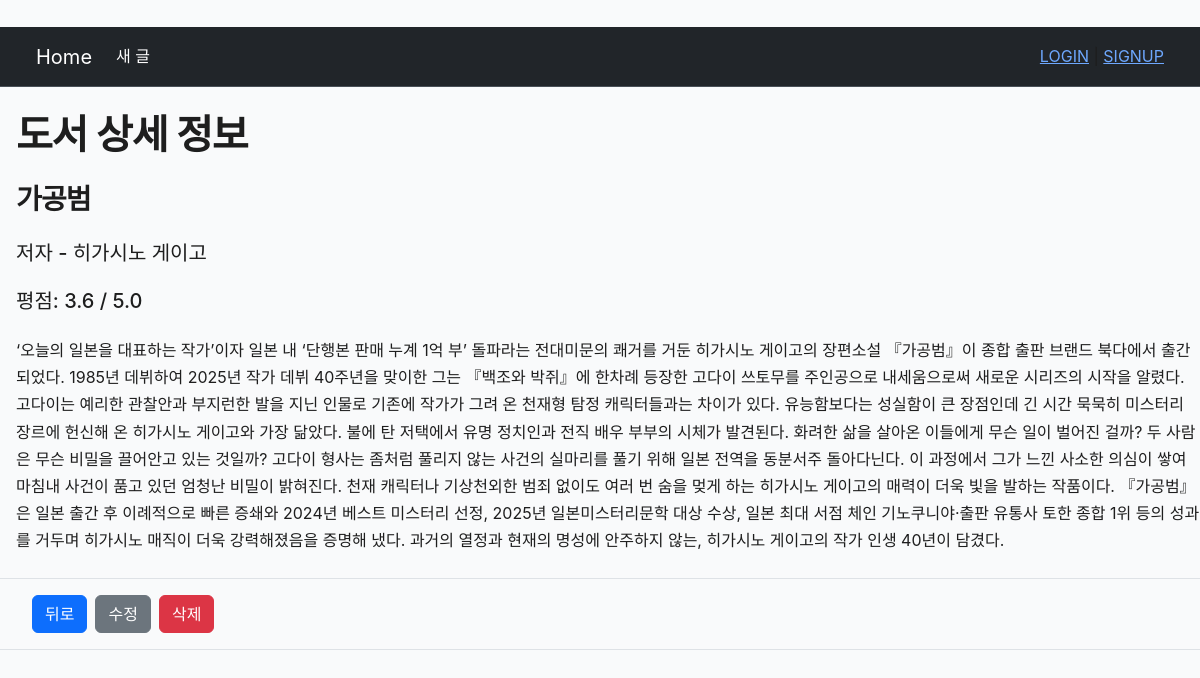
Screenshot of /books/4/ with the database file from the repository.
### books/models.py (models this page shows, shortened)
class Book(models.Model):
    title = models.CharField()
    content = models.TextField()
    rating = models.FloatField()
    author = models.CharField()

### books/views.py (the view)
# urls.py: path('<int:id>/', views.detail, name='detail'),
def detail(request, id):
    book = Book.objects.get(id=id)
    context = {
        'book': book,
    }
    return render(request, "books/detail.html", context)

### books/templates/books/detail.html (shortened to what this page needs)
﻿{% extends "base.html" %}
{% block content %}
    <h1 class='my-4 ms-3'>도서 상세 정보</h1>
    <h3 class='my-4 ms-3'>{{ book.title }} </h3>
    <h5 class='my-4 ms-3'>저자 - {{ book.author }}</h5>
    <h5 class='my-4 ms-3'>평점: {{book.rating}} / 5.0</h5>
    <p class='my-4 ms-3'>{{ book.content }}</p>
    <div class='border-top border-bottom'>
    <div class="d-flex gap-2 ms-3 mb-3 mt-3">
        <a href="{% url 'books:index' %}" class="ms-3 my-0">
          <button class="btn btn-primary">뒤로</button>
        </a>
        <a href="{% url 'books:update' book.id %}" class='my-0'>
            <button class="btn btn-secondary">수정</button>
        </a>
        <form action="{% url 'books:delete' book.id %}" method="POST" class='my-0'>
            <button class="btn btn-danger">삭제</button>
        </form>
    </div>
    </div>
{% endblock content %}

### layout/base.html (style rules this page uses)
body { font-family: 'Pretendard', -apple-system, BlinkMacSystemFont, system-ui, Roboto, 'Helvetica Neue', sans-serif; color: #1e1e1e; background-color: #f9fafb; line-height: 1.7; }
h1, h2, h3, .card-title { font-weight: 600; letter-spacing: -0.03em; }

### rows the page displays
Book: title "가공범", author "히가시노 게이고", rating "3.6", content "‘오늘의 일본을 대표하는 작가’이자 일본 내 ‘단행본 판매 누계 1억 부’ 돌파라는 전대미문의 쾌거를 거둔 히가시노 게이고의 장편소설 『가공범』이 종합 출판 브랜드 북다에서 출간되었다. 1985년 데뷔하여 2025년 작가 데뷔 40주년을 맞이한 그는 『백조와 박쥐』에 한차례 등장한 고다이 쓰토무를 주인공으로 내세움으로써 새로운 시리즈의 시작을 알렸다. 고다이는 예리한 관찰안과 부지런한 발을 지닌 인물로 기존에 작가가 그려 온 천재형 탐정 캐릭터들과는 차이가 있다. 유능함보다는 성실함이 큰 장점인데 긴 시간 묵묵히 미스터리 장르에 헌신해 온 히가시노 게이고와 가장 닮았다. 불에 탄 저택에서 유명 정치인과 전직 배우 부부의 시체가 발견된다. 화려한 삶을 살아온 이들에게 무슨 일이 벌어진 걸까? 두 사람은 무슨 비밀을 끌어안고 있는 것일까? 고다이 형사는 좀처럼 풀리지 않는 사건의 실마리를 풀기 위해 일본 전역을 동분서주 돌아다닌다. 이 과정에서 그가 느낀 사소한 의심이 쌓여 마침내 사건이 품고 있던 엄청난 비밀이 밝혀진다. 천재 캐릭터나 기상천외한 범죄 없이도 여러 번 숨을 멎게 하는 히가시노 게이고의 매력이 더욱 빛을 발하는 작품이다. 『가공범』은 일본 출간 후 이례적으로 빠른 증쇄와 2024년 베스트 미스터리 선정, 2025년 일본미스터리문학 대상 수상, 일본 최대 서점 체인 기노쿠니야·출판 유통사 토한 종합 1위 등의 성과를…"
